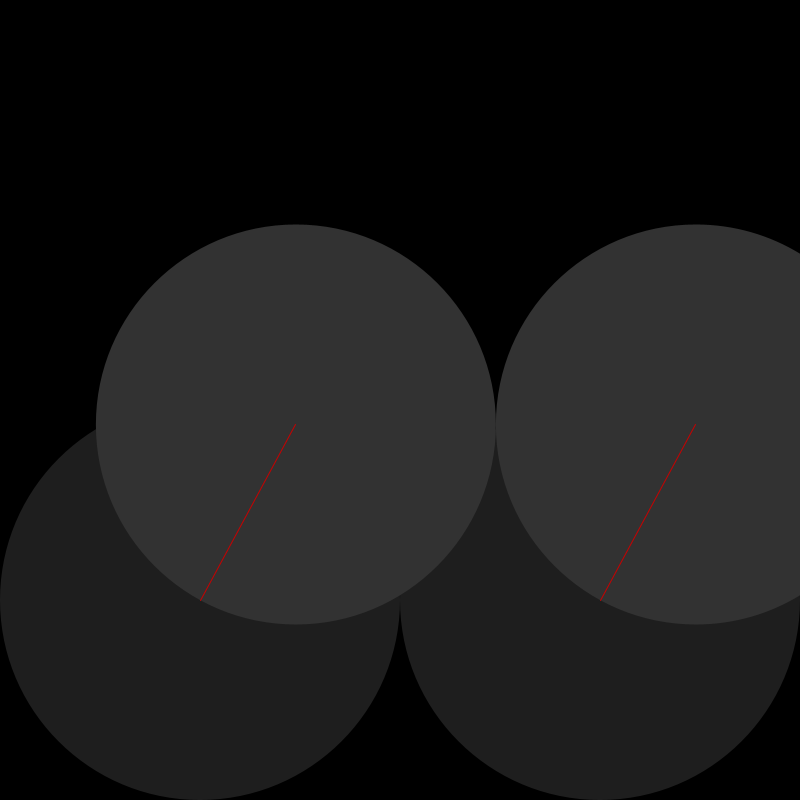
Frame 1 (no input)
Frame 60 (the mouse pressed at the canvas centre just before this capture): identical to frame 1, image omitted
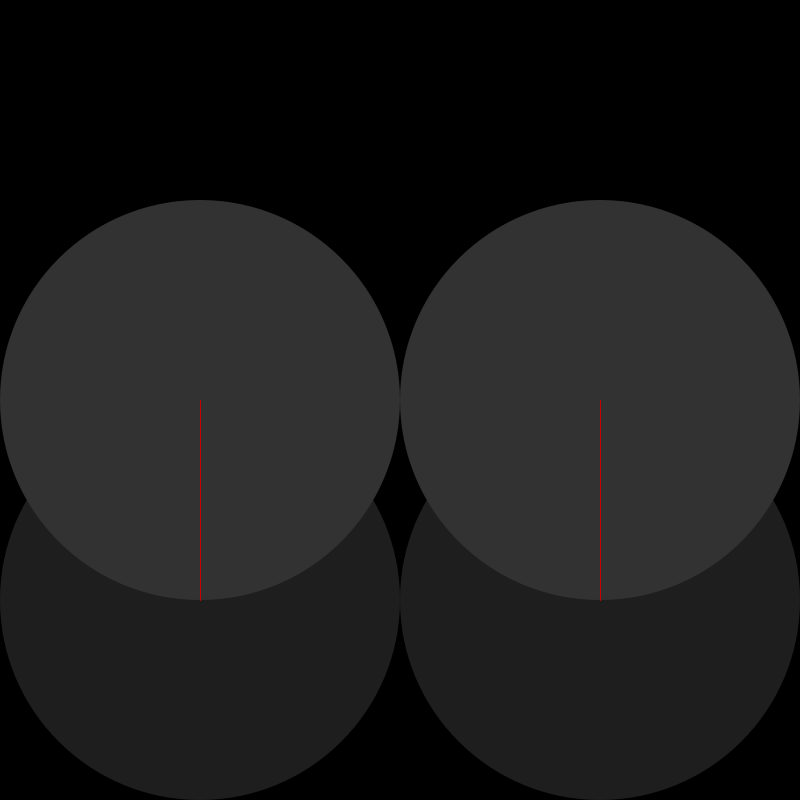
Frame 120 (the mouse held since frame 60 and released just before this capture)

The Processing sketch that drew these frames (run headless with seeded random() and noise(); from frame 60 on, the mouse is pressed at the canvas centre):

// Processing sketch: drawingArm
// ── drawingArm.pde
void setup() {
  size(800,800);
  background(0);
  stroke(255,0,0);
}

void draw() {
  float leftElbowX, rightElbowX, leftShoulderX, rightShoulderX;
  float leftElbowY, rightElbowY, leftShoulderY, rightShoulderY;
  leftShoulderX=200;
  leftShoulderY=600;
  rightShoulderX=600;
  rightShoulderY=600;
  
  float ulnarLength=200;
  
  background(0);
  fill(30,30,30);
  noStroke();
  ellipse(leftShoulderX,leftShoulderY,2*ulnarLength,2*ulnarLength);
  ellipse(rightShoulderX,rightShoulderY,2*ulnarLength,2*ulnarLength);
  
  float leftUlnarAngle=(float)(mouseX-width/2)/((float)(width));   //atan((mouseX-leftShoulderX)/(mouseY-leftShoulderY));
  float rightUlnarAngle=(float)(mouseY-height/2)/((float)(height));  //atan((mouseX-rightShoulderX)/(mouseY-rightShoulderY));
  
  //leftElbowX=leftShoulderX+sqrt(pow(ulnarLength,2)/(pow((mouseY-leftShoulderX)/(mouseX-leftShoulderY),2)+1));
  
  leftElbowX=leftShoulderX-ulnarLength*sin(leftUlnarAngle);
  leftElbowY=leftShoulderY-ulnarLength*cos(leftUlnarAngle);
  rightElbowX=rightShoulderX-ulnarLength*sin(rightUlnarAngle);
  rightElbowY=rightShoulderY-ulnarLength*cos(rightUlnarAngle);
  
  float dY = mouseY-leftShoulderY;
  float dX = mouseX-leftShoulderX;
  
  println("dY= " + dY + ", dX= " + dX + "  angle= " + leftUlnarAngle/PI*180);
  
  fill(50,50,50);
  
  //leftElbow
  ellipse(leftElbowX,leftElbowY,ulnarLength*2,ulnarLength*2);
  
  //rightElbow
  ellipse(rightElbowX,rightElbowY,ulnarLength*2,ulnarLength*2);
  
  stroke(200,0,0);
  //left ulnar
  line(leftShoulderX,leftShoulderY,leftElbowX,leftElbowY);
  
  //right ulnar
  line(rightShoulderX,rightShoulderY,rightElbowX,rightElbowY);
}
